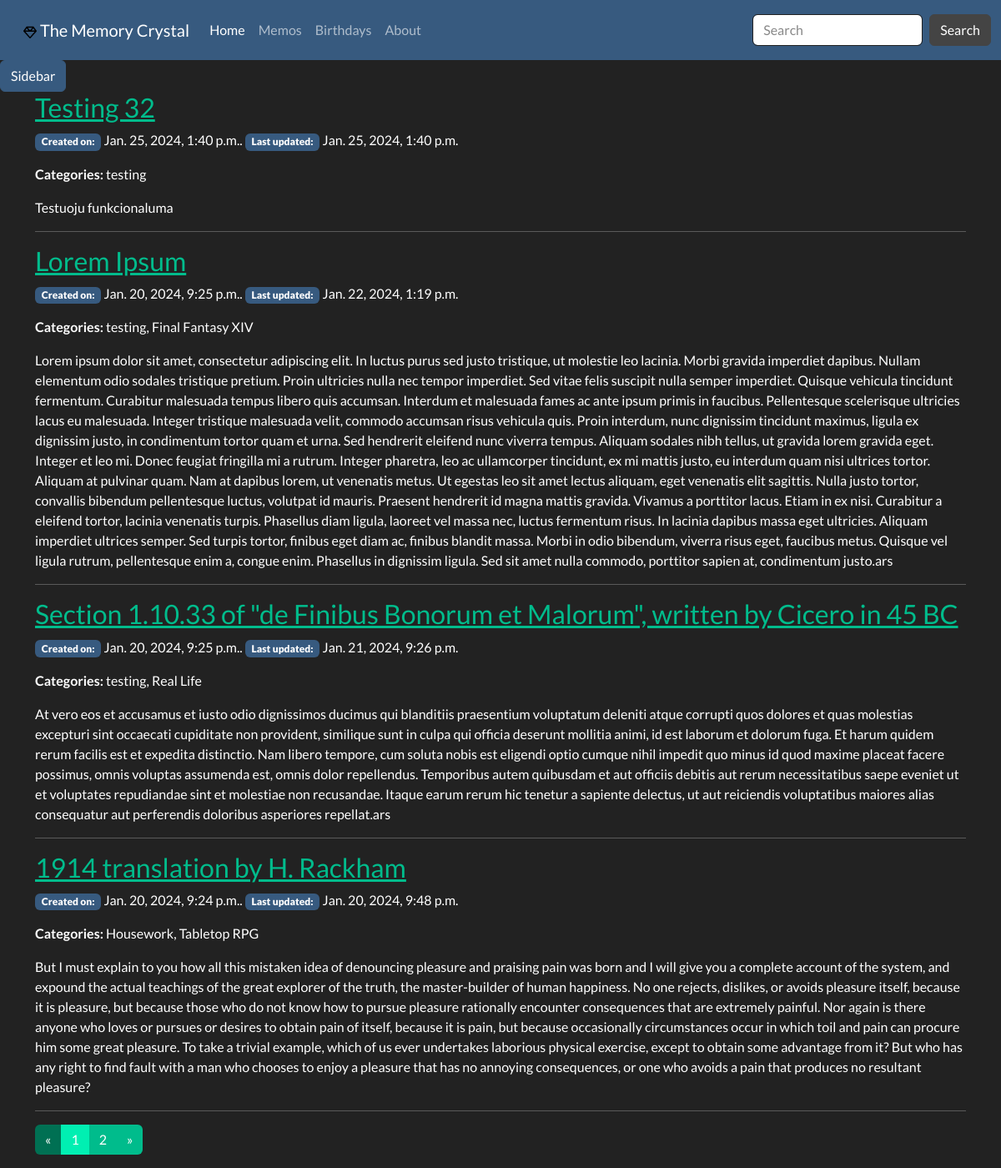
Screenshot of /notes/memo/all with the database file from the repository.
### memory_crystal/models.py (models this page shows, shortened)
class Memo(models.Model):
    pub_date = models.DateTimeField(auto_now_add=True, verbose_name='Date created')
    last_modified = models.DateTimeField(auto_now=True, verbose_name='Last modified')
    slug = models.SlugField(max_length=20, unique=True, blank=True, null=True)
    title = models.CharField(max_length=100, unique=True)
    content = HTMLField()
    category = models.ManyToManyField('Category', related_name='memos', help_text='Memo categories', blank=True)
    class Meta:
        ordering = ['last_modified', 'pub_date']
    @property
    def all_categories(self) -> str:
        return ', '.join(cat.name for cat in self.category.all())

class Category(models.Model):
    name = models.CharField(max_length=200, unique=True)
    memo = models.ManyToManyField(Memo, related_name='categories', blank=True)
    def __str__(self) -> str:
        return f'{self.name.title()}'
    class Meta:
        verbose_name_plural = 'Categories'

### memory_crystal/views.py (the view)
# urls.py: path('memo/all', views.MemoList.as_view(), name='memos-all'),
class MemoList(generic.ListView):
    model = Memo
    template_name = 'memo_list.html'
    paginate_by = 4
    queryset = Memo.objects.all().order_by('-pub_date')

### memory_crystal/templatetags/memo_extras.py (called while the page is built)
@register.inclusion_tag('memory_crystal/offcanvas.html')
def render_offcanvas():
    all_categories = Category.objects.all()
    return {'all_categories': all_categories}

@register.inclusion_tag('memory_crystal/pagination.html')
def paginate(paginated_obj):
    return {'page_obj': paginated_obj}

### memory_crystal/templates/memory_crystal/memo_list.html
{% extends 'memory_crystal/base.html' %}
{% block content %}
<div class="container">
  <div class="row">
    <div class="col-12">
      {% for memo in memo_list %}
        {% if memo.title %}
        <h3><a href="{% url 'memo-detail' memo.slug %}">{{ memo.title }}</a></h3>
        {% endif %}
      <p><span class="badge bg-primary"><b>Created on:</b></span> {{ memo.pub_date }}. <span class="badge bg-primary"><b>Last updated:</b></span> {{ memo.last_modified }}</p>
      <p><b>Categories:</b> {{ memo.all_categories }}</p>
      <p>{{ memo.content | safe}}</p>
      <hr>
      {% endfor %}
    </div>
  </div>
  {% load memo_extras %}
  {% paginate page_obj %}
</div>
{% endblock %}

### rows the page displays
Memo: title "Testing 32", pub_date "Jan. 25, 2024, 1:40 p.m.", last_modified "Jan. 25, 2024, 1:40 p.m.", all_categories "testing", content "Testuoju funkcionaluma"
Memo: title "Lorem Ipsum", pub_date "Jan. 20, 2024, 9:25 p.m.", last_modified "Jan. 22, 2024, 1:19 p.m.", all_categories "testing, Final Fantasy XIV", content "Lorem ipsum dolor sit amet, consectetur adipiscing elit. In luctus purus sed justo tristique, ut molestie leo lacinia. Morbi gravida imperdiet dapibus. Nullam elementum odio sodales tristique pretium. Proin ultricies nulla nec tempor imperdiet. Sed vitae felis suscipit nulla semper imperdiet. Quisque vehicula tincidunt fermentum. Curabitur malesuada tempus libero quis accumsan. Interdum et malesuada fames ac ante ipsum primis in faucibus. Pellentesque scelerisque ultricies lacus eu malesuada. Integer tristique malesuada velit, commodo accumsan risus vehicula quis. Proin interdum, nunc dignissim tincidunt maximus, ligula ex dignissim justo, in condimentum tortor quam et urna. Sed hendrerit…"
Memo: title "Section 1.10.33 of \"de Finibus Bonorum et Malorum\", written by Cicero in 45 BC", pub_date "Jan. 20, 2024, 9:25 p.m.", last_modified "Jan. 21, 2024, 9:26 p.m.", all_categories "testing, Real Life", content "At vero eos et accusamus et iusto odio dignissimos ducimus qui blanditiis praesentium voluptatum deleniti atque corrupti quos dolores et quas molestias excepturi sint occaecati cupiditate non provident, similique sunt in culpa qui officia deserunt mollitia animi, id est laborum et dolorum fuga. Et harum quidem rerum facilis est et expedita distinctio. Nam libero tempore, cum soluta nobis est eligendi optio cumque nihil impedit quo minus id quod maxime placeat facere possimus, omnis voluptas assumenda est, omnis dolor repellendus. Temporibus autem quibusdam et aut officiis debitis aut rerum necessitatibus saepe eveniet ut et voluptates repudiandae sint et molestiae non recusandae. Itaque…"
Memo: title "1914 translation by H. Rackham", pub_date "Jan. 20, 2024, 9:24 p.m.", last_modified "Jan. 20, 2024, 9:48 p.m.", all_categories "Housework, Tabletop RPG", content "But I must explain to you how all this mistaken idea of denouncing pleasure and praising pain was born and I will give you a complete account of the system, and expound the actual teachings of the great explorer of the truth, the master-builder of human happiness. No one rejects, dislikes, or avoids pleasure itself, because it is pleasure, but because those who do not know how to pursue pleasure rationally encounter consequences that are extremely painful. Nor again is there anyone who loves or pursues or desires to obtain pain of itself, because it is pain, but because occasionally circumstances occur in which toil and pain can procure him some great pleasure. To take a trivial example,…"

### other values shown
{{ page_number }} "1" "2"
